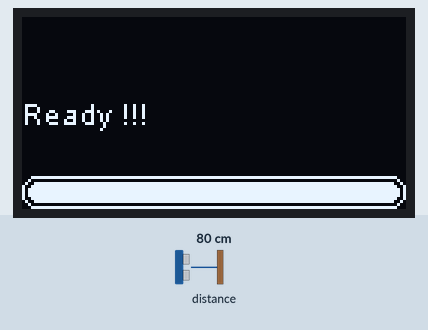
Simulated run of this sketch. Board: ESP8266 (NodeMCU). Shown: 128×64 one-colour display. Inputs (shaded band) come from the test bench; at power-on: distance to the obstacle 80 cm. WiFi joins after 1.5 s; servers stay silent unless stated; what the sketch prints to the serial monitor is not drawn.

Above: at 8.2 s.
At 11.8 s:
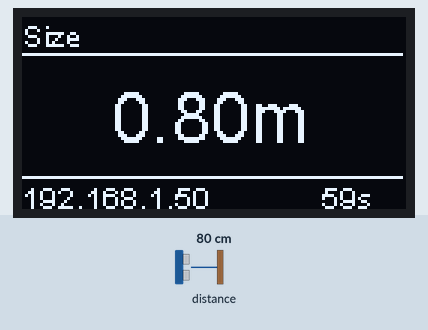
11.9 s: distance to the obstacle set to 2 cm
At 13.5 s:
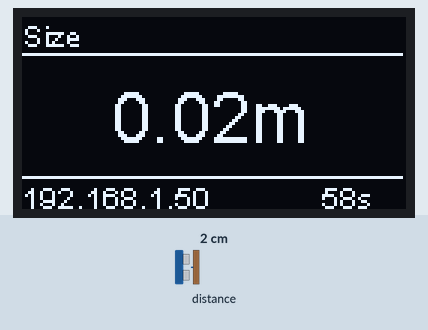
14.2 s: distance to the obstacle set to 4 cm
At 15.5 s:
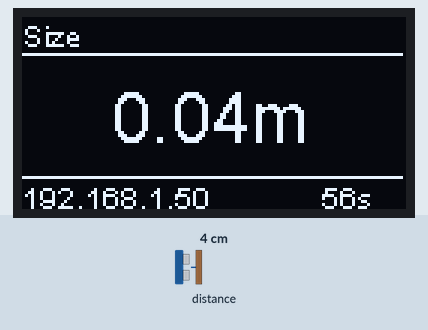
16.2 s: distance to the obstacle set to 9 cm
At 17.3 s:
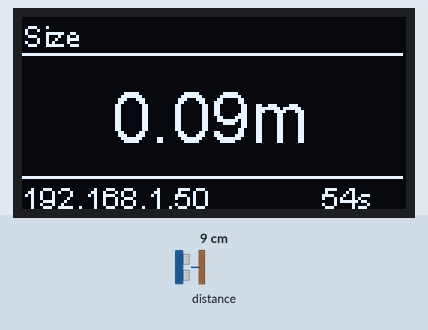
Timing chart, 0 to 19.2 s (numbered marks = the images above; inputs shaded):
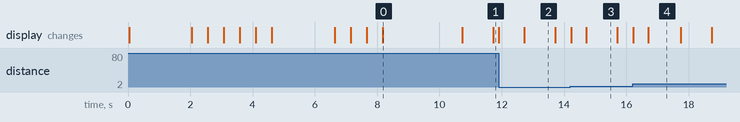

The sketch:

Taille.ino
```cpp
/* Compute Height using a VL53L0X LIDAR
 *  Display the results on a 128x64 screen
 *  Makes the result available on a web page
 */

// Includes various required libraries.

#include <SPI.h>
#include <Wire.h>
#include <VL53L0X.h>
#include <SSD1306.h>
#include <ESP8266WiFi.h>
#include <WiFiClient.h>
#include <ESP8266WebServer.h>
#include <ESP8266mDNS.h>
#include <Ticker.h>

// Contant definitions
// WiFi SSID and Password.
const char* ssid = "Fukushima";
const char* password = "soja71760406";

// How long to stay ON before turning off.
const int gotosleep = 60;

// A few defines for the OLED and VL53L0X

#define OLED_RESET 4
#define LONG_RANGE
#define HIGH_ACCURACY


// Global Variables and Objects declaration

SSD1306 display(0x3c, 4, 5);      // Display object is at address 0x3c and requires Pins 4 and 5.
ESP8266WebServer server(80);      // Web Server used for displaying the results.
VL53L0X sensor;                   // LIDAR Sensor.
Ticker switchoff;                 // Timer used to measure time before Deep SLeep.


float height = 0;                 // Measurement of the height of the sensor.
int seconds = gotosleep;          // Initial settings in seconds before we turn off.
bool Tired= false;                // Flag to know if it's time to turn off.


// Initialize the OLED screen and display startup message.

void init_oled_128x64() {
  Serial.println("Initializing Display...");
  display.init();                               // Initialising the UI will init the display too.
  display.flipScreenVertically();               // Flip the screen.
  display_splash("Welcome !!!");
  set_status(20,"Display initialized...");
}

// Initialize the VL53L0X
// Perform initial settings and start the measurement.

void init_vl53l0x() {
  set_status(30,"Initializing sensor");
  sensor.init();                        //Actualy initialize the sensor.
  sensor.setTimeout(500);
  set_status(50,"Sensor initialized");

#if defined LONG_RANGE
  set_status(60,"Long Range");
  sensor.setSignalRateLimit(0.2);                                 // lower the return signal rate limit (default is 0.25 MCPS)
  sensor.setVcselPulsePeriod(VL53L0X::VcselPeriodPreRange, 18);   // increase laser pulse periods (defaults are 14 and 10 PCLKs)
  sensor.setVcselPulsePeriod(VL53L0X::VcselPeriodFinalRange, 14); // increase laser pulse periods (defaults are 14 and 10 PCLKs)
#endif

#if defined HIGH_SPEED
  sensor.setMeasurementTimingBudget(20000);　 // reduce timing budget to 20 ms (default is about 33 ms)
  set_status(70,"High speed");

#elif defined HIGH_ACCURACY
  set_status(70,"High Accuracy");              // increase timing budget to 200 ms
  sensor.setMeasurementTimingBudget(200000);
#endif

  sensor.startContinuous();                   // Start the measurement.
}

// Start the WiFi
// Initialize hardware and connect to AP.
// Prepare a WebServer on port 80 and link it to a callback.

void init_wifi() {
  set_status(75,"Connecting Wifi...");

  WiFi.persistent(false);                                                                 // Avoid settings being saved to flash if not changed.
                                                                                          // This could wear out flash quickly.
  WiFi.disconnect();                                                                      // Disconnect any remaining session.
  Serial.printf("Wi-Fi mode set to WIFI_STA %s\n", WiFi.mode(WIFI_STA) ? "" : "Failed!"); // Switch to STATION mode.

  WiFi.begin(ssid,password);                                                              // Launch the Wifi connection.
  while (WiFi.status() != WL_CONNECTED) {                                                 // Wait for connection to happen.
    delay(500);
    Serial.print(".");
  }
  set_status(80,"WiFi Connected");
  set_status(85,WiFi.localIP().toString());                                                // Display our IP.
  server.on("/", display_html);                                                            // Attach callback function to ServerRoot.
  server.begin();                                                                         // Start the server
  set_status(90,"Web Server ready !!!");
}

// Function to perform cleanup before shuting-down.

void shutdown_esp() {
  display_splash("Goodbye...");
  display.clear();                                // Clear the screen in case some power remains in Deep Sleep.
  display.display();                              //
  ESP.deepSleep(0);                               // Actually go into Deep Sleep mode... It's over and only RST will restart.
 }

// Display a Progress bar during system init.
// Logs the progress and messages to Serial too.

void set_status(int percentage, String statusmessage) {
  display.setFont(ArialMT_Plain_10);  //default font. Create more fonts at http://oleddisplay.squix.ch/
  display.clear();                    // clear the display
  display.drawProgressBar(0,53,127,10,percentage);
  display.drawString(0, 26, statusmessage);   // draw string (column(0-127), row(0-63, "string")
  display.display();                          //display all you have in display memory
  Serial.println(String (percentage) + "% "+ statusmessage); // Log to Serial also.
  delay(500);
}

// Display a splash screen

void display_splash(String splashmessage) {
  display.clear();
  display.setFont(ArialMT_Plain_24);            // Use a big font for startup message.
  display.setTextAlignment(TEXT_ALIGN_CENTER);
  display.drawString(64,10,splashmessage);      // Splash message.
  display.display();                            // Actually display the message.
  display.setTextAlignment(TEXT_ALIGN_LEFT);    // Make sure next messages will not be centered.
  delay(2000);
}

// Web Server callback function.
// Display the measured height to the client.

void display_html () {
  String Message;

  if (height == 0) {
    Message = "Server Ready !"; // If we haven't measured anything...
  } else {
    Message = "<h1>Size</h1><P><HR>" + String(height) + " m <P><HR>"; // The message
  }
  server.send(200,"text/html", Message); // Actually sent response to the client's browser.
}

//Timer callback function.
//It will be called every second and will decrease "seconds".
//When the countdown is over, it sets the "Tired" flag to "true"
//and stop the countdown on further calls.

void timer_clock(){
  if ( seconds > 0) {
    seconds--;
  } else {
    Tired=true;
  }
}

// Display the size given as parameter.
// Also display IP and remaining time before shutdown.

void display_height( float scannedsize) {
  display.clear();
  display.setFont(ArialMT_Plain_10);  //default font. Create more fonts at http://oleddisplay.squix.ch/
  display.drawString(0,0,"Size");
  display.drawHorizontalLine(0,12,127);
  display.setFont(ArialMT_Plain_24);  //default font. Create more fonts at http://oleddisplay.squix.ch/
  display.drawString(30,20,String(scannedsize,2) + "m");
  display.drawHorizontalLine(0,53,127);
  display.setFont(ArialMT_Plain_10);  //default font. Create more fonts at http://oleddisplay.squix.ch/
  display.drawString(0,54,WiFi.localIP().toString());
  display.drawString(100,54,String(seconds) + "s");
  display.display();
}

// Init the ESP and subsystems.

void setup() {
  Wire.begin(4,5);                // Make sure to start I2C on Pins 4 and 5.
  Serial.begin(115200);           // Configure Serial with proper speed.
  delay(10);
  Serial.println("Starting...");

  init_oled_128x64();               // Configure screen.
  init_vl53l0x();                   // Configure sensor.
  init_wifi();                      // Configure network.
  set_status(100,"Ready !!!");
  delay(2000);
  switchoff.attach(1,timer_clock);   // start the timer: execute the callback timer_clock every second.
}

// The main loop:
// 1. Get measurement from sensor.
// 2. Display the refreshed information.
// 3. Answer to HTTP clients.
// 4. If it's time to sleep, get a nap.

void loop() {

  if (sensor.timeoutOccurred() == 0) {
    height = sensor.readRangeContinuousMillimeters();   // Distance measurement
    height = (height/10 + 0.1)/100;                     // Convert from millimeter to meter.
    if (height < 2 ) {                                  // If the measurement is correct
      display_height (height);                          // display it !!!
    }
  }  else {
    display.clear();
    display.drawString(0,0,"Timeout!!");
    display.display();
    delay(1000);
  }
  server.handleClient();                                // Make sure we answer to HTTP clients...
  if (Tired == true) {                                  // If it's time to sleep...
    shutdown_esp();                                     // get a nap...
  }
}
```

Measured:
- what the display in image 0 shows lasts 2.5 s, from 8.2 s to 10.7 s
- what the display in image 2 shows lasts 1.0 s, from 12.7 s to 13.7 s
